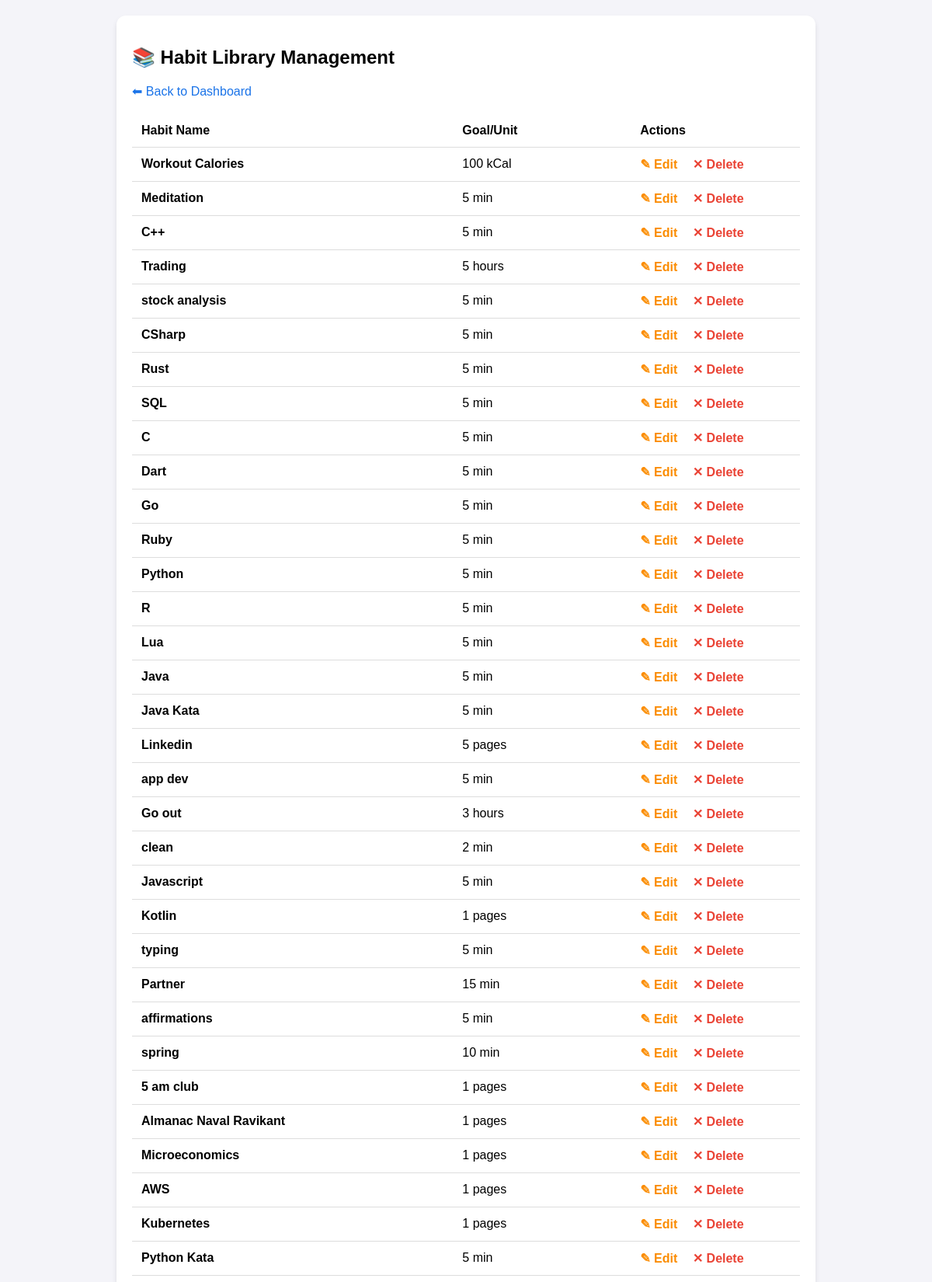
The page /manage_library (upper part) on the database its author committed.
### flask_app.py (models this page shows)
class Habit(db.Model):
    id = db.Column(db.Integer, primary_key=True)
    name = db.Column(db.String(100), unique=True, nullable=False)
    position = db.Column(db.Integer, default=0)
    unit = db.Column(db.String(50), nullable=False)
    goal = db.Column(db.Integer, nullable=False)
    is_permanently_completed = db.Column(db.Boolean, default=False, nullable=False)
    logs = db.relationship('HabitLog', backref='parent_habit', lazy=True, cascade="all, delete-orphan")

### flask_app.py (the view)
@app.route('/manage_library')
def manage_library():
    all_habits = Habit.query.all()
    return render_template('manage_library.html', all_habits=all_habits)

### templates/manage_library.html (shortened to what this page needs)
<!DOCTYPE html>
<html>
<head>
</head>
<body>
    <div class="container">
        <h2>📚 Habit Library Management</h2>
        <a href="/" style="text-decoration: none; color: #1a73e8;">⬅ Back to Dashboard</a>
        <table>
            <thead>
                <tr>
                    <th>Habit Name</th>
                    <th>Goal/Unit</th>
                    <th>Actions</th>
                </tr>
            </thead>
            <tbody>
                {% for h in all_habits %}
                <tr>
                    <td><strong>{{ h.name }}</strong></td>
                    <td>{{ h.goal }} {{ h.unit }}</td>
                    <td>
                        <a href="/edit_habit/{{ h.id }}" class="btn-edit">✎ Edit</a>
                        <a href="/delete_habit/{{ h.id }}" class="btn-delete" onclick="return confirm('Permanently delete {{ h.name }}?')">✕ Delete</a>
                    </td>
                </tr>
                {% endfor %}
            </tbody>
        </table>
    </div>
</body>
</html>

### templates/manage_library.html (style rules this page uses)
body { font-family: Arial, sans-serif; margin: 0 auto; padding: 20px; max-width: 900px; background-color: #f4f4f9; }
.container { background: white; padding: 20px; border-radius: 12px; box-shadow: 0 4px 6px rgba(0,0,0,0.1); }
table { width: 100%; border-collapse: collapse; margin-top: 20px; }
th, td { padding: 12px; text-align: left; border-bottom: 1px solid #ddd; }
.btn-edit { color: #fb8c00; text-decoration: none; font-weight: bold; margin-right: 15px; }
.btn-delete { color: #ea4335; text-decoration: none; font-weight: bold; }

### rows shown on the page
Habit: name "Workout Calories", goal "100", unit "kCal"
Habit: name "Meditation", goal "5", unit "min"
Habit: name "C++", goal "5", unit "min"
Habit: name "Trading", goal "5", unit "hours"
Habit: name "stock analysis", goal "5", unit "min"
Habit: name "CSharp", goal "5", unit "min"
Habit: name "Rust", goal "5", unit "min"
Habit: name "SQL", goal "5", unit "min"
Habit: name "C", goal "5", unit "min"
Habit: name "Dart", goal "5", unit "min"
Habit: name "Go", goal "5", unit "min"
Habit: name "Ruby", goal "5", unit "min"
Habit: name "Python", goal "5", unit "min"
Habit: name "R", goal "5", unit "min"
Habit: name "Lua", goal "5", unit "min"
Habit: name "Java", goal "5", unit "min"
Habit: name "Java Kata", goal "5", unit "min"
Habit: name "Linkedin", goal "5", unit "pages"
Habit: name "app dev", goal "5", unit "min"
Habit: name "Go out", goal "3", unit "hours"
Habit: name "clean", goal "2", unit "min"
Habit: name "Javascript", goal "5", unit "min"
Habit: name "Kotlin", goal "1", unit "pages"
Habit: name "typing", goal "5", unit "min"
Habit: name "Partner", goal "15", unit "min"
Habit: name "affirmations", goal "5", unit "min"
Habit: name "spring", goal "10", unit "min"
Habit: name "5 am club", goal "1", unit "pages"
Habit: name "Almanac Naval Ravikant", goal "1", unit "pages"
Habit: name "Microeconomics", goal "1", unit "pages"
Habit: name "AWS", goal "1", unit "pages"
Habit: name "Kubernetes", goal "1", unit "pages"
Habit: name "Python Kata", goal "5", unit "min"
